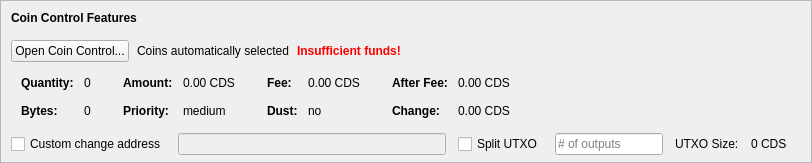
    <widget class="QFrame" name="frameCoinControl">
     <property name="sizePolicy">
      <sizepolicy hsizetype="Expanding" vsizetype="Expanding">
       <horstretch>0</horstretch>
       <verstretch>0</verstretch>
      </sizepolicy>
     </property>
     <property name="maximumSize">
      <size>
       <width>16777215</width>
       <height>16777215</height>
      </size>
     </property>
     <property name="frameShape">
      <enum>QFrame::StyledPanel</enum>
     </property>
     <property name="frameShadow">
      <enum>QFrame::Sunken</enum>
     </property>
     <layout class="QVBoxLayout" name="verticalLayoutCoinControl2">
      <property name="spacing">
       <number>0</number>
      </property>
      <property name="leftMargin">
       <number>0</number>
      </property>
      <property name="topMargin">
       <number>0</number>
      </property>
      <property name="rightMargin">
       <number>0</number>
      </property>
      <property name="bottomMargin">
       <number>6</number>
      </property>
      <item>
       <layout class="QVBoxLayout" name="verticalLayoutCoinControl" stretch="0,0,0,0,1">
        <property name="spacing">
         <number>0</number>
        </property>
        <property name="leftMargin">
         <number>10</number>
        </property>
        <property name="topMargin">
         <number>10</number>
        </property>
        <item>
         <layout class="QHBoxLayout" name="horizontalLayoutCoinControl1">
          <property name="bottomMargin">
           <number>15</number>
          </property>
          <item>
           <widget class="QLabel" name="labelCoinControlFeatures">
            <property name="sizePolicy">
             <sizepolicy hsizetype="Preferred" vsizetype="Maximum">
              <horstretch>0</horstretch>
              <verstretch>0</verstretch>
             </sizepolicy>
            </property>
            <property name="font">
             <font>
              <weight>75</weight>
              <bold>true</bold>
             </font>
            </property>
            <property name="styleSheet">
             <string notr="true">font-weight:bold;</string>
            </property>
            <property name="text">
             <string>Coin Control Features</string>
            </property>
           </widget>
          </item>
         </layout>
        </item>
        <item>
         <layout class="QHBoxLayout" name="horizontalLayoutCoinControl2" stretch="0,0,0,0">
          <property name="spacing">
           <number>8</number>
          </property>
          <property name="bottomMargin">
           <number>10</number>
          </property>
          <item>
           <widget class="QPushButton" name="pushButtonCoinControl">
            <property name="styleSheet">
             <string notr="true"/>
            </property>
            <property name="text">
             <string>Open Coin Control...</string>
            </property>
            <property name="autoDefault">
             <bool>false</bool>
            </property>
           </widget>
          </item>
          <item>
           <widget class="QLabel" name="labelCoinControlAutomaticallySelected">
            <property name="text">
             <string>Coins automatically selected</string>
            </property>
            <property name="margin">
             <number>5</number>
            </property>
           </widget>
          </item>
          <item>
           <widget class="QLabel" name="labelCoinControlInsuffFunds">
            <property name="font">
             <font>
              <weight>75</weight>
              <bold>true</bold>
             </font>
            </property>
            <property name="styleSheet">
             <string notr="true">color:red;font-weight:bold;</string>
            </property>
            <property name="text">
             <string>Insufficient funds!</string>
            </property>
            <property name="margin">
             <number>5</number>
            </property>
           </widget>
          </item>
          <item>
           <spacer name="horizontalSpacerCoinControl">
            <property name="orientation">
             <enum>Qt::Horizontal</enum>
            </property>
            <property name="sizeHint" stdset="0">
             <size>
              <width>40</width>
              <height>1</height>
             </size>
            </property>
           </spacer>
          </item>
         </layout>
        </item>
        <item>
         <widget class="QWidget" name="widgetCoinControl" native="true">
          <property name="sizePolicy">
           <sizepolicy hsizetype="Preferred" vsizetype="Preferred">
            <horstretch>0</horstretch>
            <verstretch>0</verstretch>
           </sizepolicy>
          </property>
          <property name="minimumSize">
           <size>
            <width>0</width>
            <height>0</height>
           </size>
          </property>
          <property name="styleSheet">
           <string notr="true"/>
          </property>
          <layout class="QHBoxLayout" name="horizontalLayoutCoinControl5">
           <property name="leftMargin">
            <number>0</number>
           </property>
           <property name="topMargin">
            <number>0</number>
           </property>
           <property name="rightMargin">
            <number>0</number>
           </property>
           <property name="bottomMargin">
            <number>0</number>
           </property>
           <item>
            <layout class="QHBoxLayout" name="horizontalLayoutCoinControl3" stretch="0,0,0,1">
             <property name="spacing">
              <number>20</number>
             </property>
             <property name="topMargin">
              <number>0</number>
             </property>
             <property name="bottomMargin">
              <number>10</number>
             </property>
             <item>
              <layout class="QFormLayout" name="formLayoutCoinControl1">
               <property name="horizontalSpacing">
                <number>10</number>
               </property>
               <property name="verticalSpacing">
                <number>14</number>
               </property>
               <property name="leftMargin">
                <number>10</number>
               </property>
               <property name="topMargin">
                <number>4</number>
               </property>
               <property name="rightMargin">
                <number>6</number>
               </property>
               <item row="0" column="0">
                <widget class="QLabel" name="labelCoinControlQuantityText">
                 <property name="font">
                  <font>
                   <weight>75</weight>
                   <bold>true</bold>
                  </font>
                 </property>
                 <property name="text">
                  <string>Quantity:</string>
                 </property>
                 <property name="margin">
                  <number>0</number>
                 </property>
                </widget>
               </item>
               <item row="0" column="1">
                <widget class="QLabel" name="labelCoinControlQuantity">
                 <property name="cursor">
                  <cursorShape>IBeamCursor</cursorShape>
                 </property>
                 <property name="contextMenuPolicy">
                  <enum>Qt::ActionsContextMenu</enum>
                 </property>
                 <property name="text">
                  <string notr="true">0</string>
                 </property>
                 <property name="margin">
                  <number>0</number>
                 </property>
                 <property name="textInteractionFlags">
                  <set>Qt::LinksAccessibleByMouse|Qt::TextSelectableByKeyboard|Qt::TextSelectableByMouse</set>
                 </property>
                </widget>
               </item>
               <item row="1" column="0">
                <widget class="QLabel" name="labelCoinControlBytesText">
                 <property name="font">
                  <font>
                   <weight>75</weight>
                   <bold>true</bold>
                  </font>
                 </property>
                 <property name="text">
                  <string>Bytes:</string>
                 </property>
                </widget>
               </item>
               <item row="1" column="1">
                <widget class="QLabel" name="labelCoinControlBytes">
                 <property name="cursor">
                  <cursorShape>IBeamCursor</cursorShape>
                 </property>
                 <property name="contextMenuPolicy">
                  <enum>Qt::ActionsContextMenu</enum>
                 </property>
                 <property name="text">
                  <string notr="true">0</string>
                 </property>
                 <property name="textInteractionFlags">
                  <set>Qt::LinksAccessibleByMouse|Qt::TextSelectableByKeyboard|Qt::TextSelectableByMouse</set>
                 </property>
                </widget>
               </item>
              </layout>
             </item>
             <item>
              <layout class="QFormLayout" name="formLayoutCoinControl2">
               <property name="horizontalSpacing">
                <number>10</number>
               </property>
               <property name="verticalSpacing">
                <number>14</number>
               </property>
               <property name="leftMargin">
                <number>6</number>
               </property>
               <property name="topMargin">
                <number>4</number>
               </property>
               <property name="rightMargin">
                <number>6</number>
               </property>
               <item row="0" column="0">
                <widget class="QLabel" name="labelCoinControlAmountText">
                 <property name="font">
                  <font>
                   <weight>75</weight>
                   <bold>true</bold>
                  </font>
                 </property>
                 <property name="text">
                  <string>Amount:</string>
                 </property>
                 <property name="margin">
                  <number>0</number>
                 </property>
                </widget>
               </item>
               <item row="0" column="1">
                <widget class="QLabel" name="labelCoinControlAmount">
                 <property name="cursor">
                  <cursorShape>IBeamCursor</cursorShape>
                 </property>
                 <property name="contextMenuPolicy">
                  <enum>Qt::ActionsContextMenu</enum>
                 </property>
                 <property name="text">
                  <string notr="true">0.00 CDS</string>
                 </property>
                 <property name="textInteractionFlags">
                  <set>Qt::LinksAccessibleByMouse|Qt::TextSelectableByKeyboard|Qt::TextSelectableByMouse</set>
                 </property>
                </widget>
               </item>
               <item row="1" column="0">
                <widget class="QLabel" name="labelCoinControlPriorityText">
                 <property name="font">
                  <font>
                   <weight>75</weight>
                   <bold>true</bold>
                  </font>
                 </property>
                 <property name="text">
                  <string>Priority:</string>
                 </property>
                </widget>
               </item>
               <item row="1" column="1">
                <widget class="QLabel" name="labelCoinControlPriority">
                 <property name="cursor">
                  <cursorShape>IBeamCursor</cursorShape>
                 </property>
                 <property name="contextMenuPolicy">
                  <enum>Qt::ActionsContextMenu</enum>
                 </property>
                 <property name="text">
                  <string>medium</string>
                 </property>
                 <property name="textInteractionFlags">
                  <set>Qt::LinksAccessibleByMouse|Qt::TextSelectableByKeyboard|Qt::TextSelectableByMouse</set>
                 </property>
                </widget>
               </item>
              </layout>
             </item>
             <item>
              <layout class="QFormLayout" name="formLayoutCoinControl3">
               <property name="horizontalSpacing">
                <number>10</number>
               </property>
               <property name="verticalSpacing">
                <number>14</number>
               </property>
               <property name="leftMargin">
                <number>6</number>
               </property>
               <property name="topMargin">
                <number>4</number>
               </property>
               <property name="rightMargin">
                <number>6</number>
               </property>
               <item row="0" column="0">
                <widget class="QLabel" name="labelCoinControlFeeText">
                 <property name="font">
                  <font>
                   <weight>75</weight>
                   <bold>true</bold>
                  </font>
                 </property>
                 <property name="text">
                  <string>Fee:</string>
                 </property>
                 <property name="margin">
                  <number>0</number>
                 </property>
                </widget>
               </item>
               <item row="0" column="1">
                <widget class="QLabel" name="labelCoinControlFee">
                 <property name="cursor">
                  <cursorShape>IBeamCursor</cursorShape>
                 </property>
                 <property name="contextMenuPolicy">
                  <enum>Qt::ActionsContextMenu</enum>
                 </property>
                 <property name="text">
                  <string notr="true">0.00 CDS</string>
                 </property>
                 <property name="textInteractionFlags">
                  <set>Qt::LinksAccessibleByMouse|Qt::TextSelectableByKeyboard|Qt::TextSelectableByMouse</set>
                 </property>
                </widget>
               </item>
               <item row="1" column="0">
                <widget class="QLabel" name="labelCoinControlLowOutputText">
                 <property name="font">
                  <font>
                   <weight>75</weight>
                   <bold>true</bold>
                  </font>
                 </property>
                 <property name="text">
                  <string>Dust:</string>
                 </property>
                </widget>
               </item>
               <item row="1" column="1">
                <widget class="QLabel" name="labelCoinControlLowOutput">
                 <property name="cursor">
                  <cursorShape>IBeamCursor</cursorShape>
                 </property>
                 <property name="contextMenuPolicy">
                  <enum>Qt::ActionsContextMenu</enum>
                 </property>
                 <property name="text">
                  <string>no</string>
                 </property>
                 <property name="textInteractionFlags">
                  <set>Qt::LinksAccessibleByMouse|Qt::TextSelectableByKeyboard|Qt::TextSelectableByMouse</set>
                 </property>
                </widget>
               </item>
              </layout>
             </item>
             <item>
              <layout class="QFormLayout" name="formLayoutCoinControl4">
               <property name="horizontalSpacing">
                <number>10</number>
               </property>
               <property name="verticalSpacing">
                <number>14</number>
               </property>
               <property name="leftMargin">
                <number>6</number>
               </property>
               <property name="topMargin">
                <number>4</number>
               </property>
               <property name="rightMargin">
                <number>6</number>
               </property>
               <item row="0" column="0">
                <widget class="QLabel" name="labelCoinControlAfterFeeText">
                 <property name="font">
                  <font>
                   <weight>75</weight>
                   <bold>true</bold>
                  </font>
                 </property>
                 <property name="text">
                  <string>After Fee:</string>
                 </property>
                 <property name="margin">
                  <number>0</number>
                 </property>
                </widget>
               </item>
               <item row="0" column="1">
                <widget class="QLabel" name="labelCoinControlAfterFee">
                 <property name="cursor">
                  <cursorShape>IBeamCursor</cursorShape>
                 </property>
                 <property name="contextMenuPolicy">
                  <enum>Qt::ActionsContextMenu</enum>
                 </property>
                 <property name="text">
                  <string notr="true">0.00 CDS</string>
                 </property>
                 <property name="textInteractionFlags">
                  <set>Qt::LinksAccessibleByMouse|Qt::TextSelectableByKeyboard|Qt::TextSelectableByMouse</set>
                 </property>
                </widget>
               </item>
               <item row="1" column="0">
                <widget class="QLabel" name="labelCoinControlChangeText">
                 <property name="font">
                  <font>
                   <weight>75</weight>
                   <bold>true</bold>
                  </font>
                 </property>
                 <property name="text">
                  <string>Change:</string>
                 </property>
                </widget>
               </item>
               <item row="1" column="1">
                <widget class="QLabel" name="labelCoinControlChange">
                 <property name="cursor">
                  <cursorShape>IBeamCursor</cursorShape>
                 </property>
                 <property name="contextMenuPolicy">
                  <enum>Qt::ActionsContextMenu</enum>
                 </property>
                 <property name="text">
                  <string notr="true">0.00 CDS</string>
                 </property>
                 <property name="textInteractionFlags">
                  <set>Qt::LinksAccessibleByMouse|Qt::TextSelectableByKeyboard|Qt::TextSelectableByMouse</set>
                 </property>
                </widget>
               </item>
              </layout>
             </item>
            </layout>
           </item>
          </layout>
         </widget>
        </item>
        <item>
         <layout class="QHBoxLayout" name="horizontalLayoutCoinControl4" stretch="0,0,0,0,0,0,0">
          <property name="spacing">
           <number>12</number>
          </property>
          <property name="sizeConstraint">
           <enum>QLayout::SetDefaultConstraint</enum>
          </property>
          <property name="topMargin">
           <number>5</number>
          </property>
          <property name="rightMargin">
           <number>5</number>
          </property>
          <item>
           <widget class="QCheckBox" name="checkBoxCoinControlChange">
            <property name="toolTip">
             <string>If this is activated, but the change address is empty or invalid, change will be sent to a newly generated address.</string>
            </property>
            <property name="text">
             <string>Custom change address</string>
            </property>
           </widget>
          </item>
          <item>
           <widget class="QValidatedLineEdit" name="lineEditCoinControlChange">
            <property name="enabled">
             <bool>false</bool>
            </property>
            <property name="sizePolicy">
             <sizepolicy hsizetype="Expanding" vsizetype="Fixed">
              <horstretch>0</horstretch>
              <verstretch>0</verstretch>
             </sizepolicy>
            </property>
           </widget>
          </item>
          <item>
           <widget class="QCheckBox" name="splitBlockCheckBox">
            <property name="text">
             <string>Split UTXO</string>
            </property>
           </widget>
          </item>
          <item>
           <widget class="QLineEdit" name="splitBlockLineEdit">
            <property name="sizePolicy">
             <sizepolicy hsizetype="Fixed" vsizetype="Fixed">
              <horstretch>50</horstretch>
              <verstretch>0</verstretch>
             </sizepolicy>
            </property>
            <property name="placeholderText">
             <string># of outputs</string>
            </property>
           </widget>
          </item>
          <item>
           <widget class="QLabel" name="labelBlockSizeText">
            <property name="text">
             <string>UTXO Size:</string>
            </property>
           </widget>
          </item>
          <item>
           <widget class="QLabel" name="labelBlockSize">
            <property name="text">
             <string>0 CDS</string>
            </property>
           </widget>
          </item>
          <item>
           <widget class="QLabel" name="labelCoinControlChangeLabel">
            <property name="sizePolicy">
             <sizepolicy hsizetype="Preferred" vsizetype="Expanding">
              <horstretch>0</horstretch>
              <verstretch>0</verstretch>
             </sizepolicy>
            </property>
            <property name="minimumSize">
             <size>
              <width>0</width>
              <height>0</height>
             </size>
            </property>
            <property name="text">
             <string/>
            </property>
            <property name="margin">
             <number>3</number>
            </property>
           </widget>
          </item>
         </layout>
        </item>
        <item>
         <spacer name="verticalSpacerCoinControl">
          <property name="orientation">
           <enum>Qt::Vertical</enum>
          </property>
          <property name="sizeHint" stdset="0">
           <size>
            <width>800</width>
            <height>1</height>
           </size>
          </property>
         </spacer>
        </item>
       </layout>
      </item>
     </layout>
    </widget>
